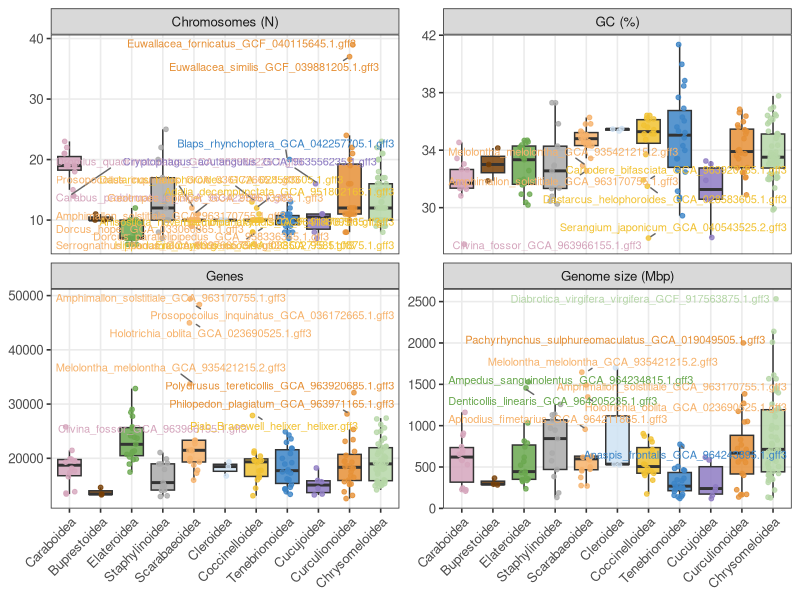
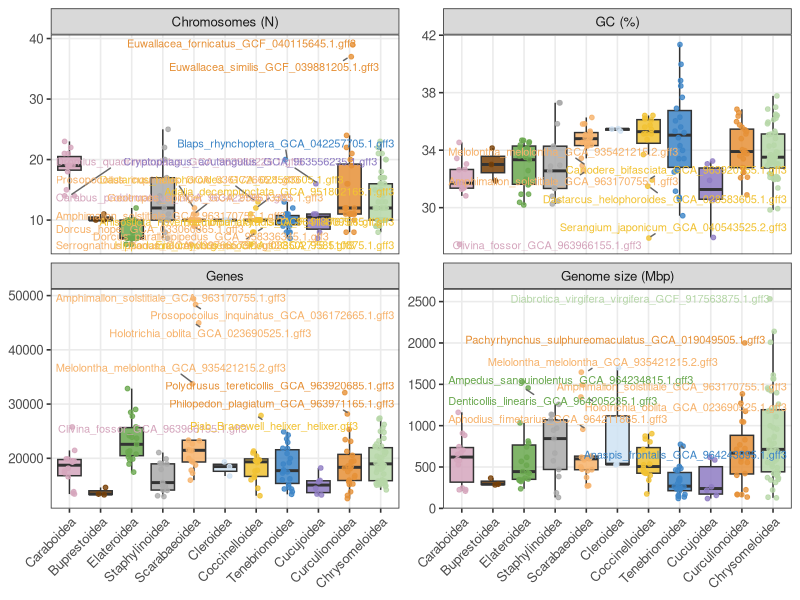

Reproduce these figures in R, in order.
#!/usr/bin/env Rscript

suppressPackageStartupMessages({
  library(ggplot2)
  library(readr)
  library(tidyr)
  library(dplyr)
  library(ggrepel)
})

df <- read_csv("genome_stats_by_species.csv", show_col_types = FALSE)

# Normalize Tenebrionidea naming
df$group <- recode(df$group,
  "Tenebrionidea" = "Tenebrionoidea",
  "Tenebrionidae" = "Tenebrionoidea"
)

# Explicit color palette (superfamily -> color) IN DESIRED ORDER
sf_colors <- c(
  "Caraboidea"      = "#d5a6bd",
  "Buprestoidea"    = "#783f04",
  "Elateroidea"     = "#6aa84f",
  "Staphylinoidea"  = "#aaaaaa",
  "Scarabaeoidea"   = "#f6b26b",
  "Cleroidea"       = "#cfe2f3",
  "Coccinelloidea"  = "#f1c232",
  "Tenebrionoidea"  = "#3d85c6",
  "Cucujoidea"      = "#8e7cc3",
  "Curculionoidea"  = "#e69138",
  "Chrysomeloidea"  = "#b6d7a8"
)

# Keep only groups with >= 2 species
df2 <- df %>%
  group_by(group) %>%
  filter(n() >= 2) %>%
  ungroup()

# Drop any groups not in the color map
df2 <- df2 %>% filter(group %in% names(sf_colors))

# Force x-axis order to match sf_colors order
df2$group <- factor(df2$group, levels = names(sf_colors))

# Long format
long <- df2 %>%
  select(group, species_file, chromosomes, genome_size_mb, gc_percent, genes) %>%
  pivot_longer(
    cols = c(chromosomes, genome_size_mb, gc_percent, genes),
    names_to = "metric",
    values_to = "value"
  )

metric_labs <- c(
  chromosomes    = "Chromosomes (N)",
  genome_size_mb = "Genome size (Mbp)",
  gc_percent     = "GC (%)",
  genes          = "Genes"
)

# Identify outliers within each superfamily and metric
long_outliers <- long %>%
  group_by(group, metric) %>%
  mutate(
    Q1 = quantile(value, 0.25, na.rm = TRUE),
    Q3 = quantile(value, 0.75, na.rm = TRUE),
    IQRv = IQR(value, na.rm = TRUE),
    lower = Q1 - 1.5 * IQRv,
    upper = Q3 + 1.5 * IQRv,
    is_outlier = value < lower | value > upper
  ) %>%
  ungroup()

# Save outlier table
outlier_table <- long_outliers %>%
  filter(is_outlier) %>%
  select(group, species_file, metric, value, lower, upper) %>%
  arrange(metric, group, desc(value))

write_csv(outlier_table, "genome_stats_outliers_by_superfamily.csv")

message("Outliers found:")
print(outlier_table)

# Plot
p <- ggplot(long_outliers, aes(x = group, y = value)) +
  geom_boxplot(
    aes(fill = group),
    outlier.shape = NA,
    alpha = 0.85
  ) +
  geom_jitter(
    aes(color = group),
    width = 0.18,
    height = 0,
    size = 1.3,
    alpha = 0.8
  ) +
  geom_text_repel(
    data = long_outliers %>% filter(is_outlier),
    aes(label = species_file, color = group),
    size = 2.8,
    max.overlaps = 200,
    box.padding = 0.25,
    point.padding = 0.15,
    segment.color = "grey40",
    min.segment.length = 0
  ) +
  facet_wrap(
    ~ metric,
    scales = "free_y",
    labeller = as_labeller(metric_labs)
  ) +
  scale_fill_manual(values = sf_colors, drop = FALSE) +
  scale_color_manual(values = sf_colors, drop = FALSE) +
  labs(x = NULL, y = NULL) +
  theme_bw(base_size = 12) +
  theme(
    legend.position = "none",
    axis.text.x = element_text(angle = 45, hjust = 1),
    panel.grid.minor = element_blank()
  )

ggsave(
  "genome_stats_boxplots_by_superfamily_colored_labeled_outliers.pdf",
  p,
  width = 14,
  height = 8
)

ggsave(
  "genome_stats_boxplots_by_superfamily_colored_labeled_outliers.svg",
  p,
  width = 14,
  height = 8,
  dpi = 300
)

message("Wrote genome_stats_boxplots_by_superfamily_colored_labeled_outliers.pdf and .svg")
message("Wrote genome_stats_outliers_by_superfamily.csv")
